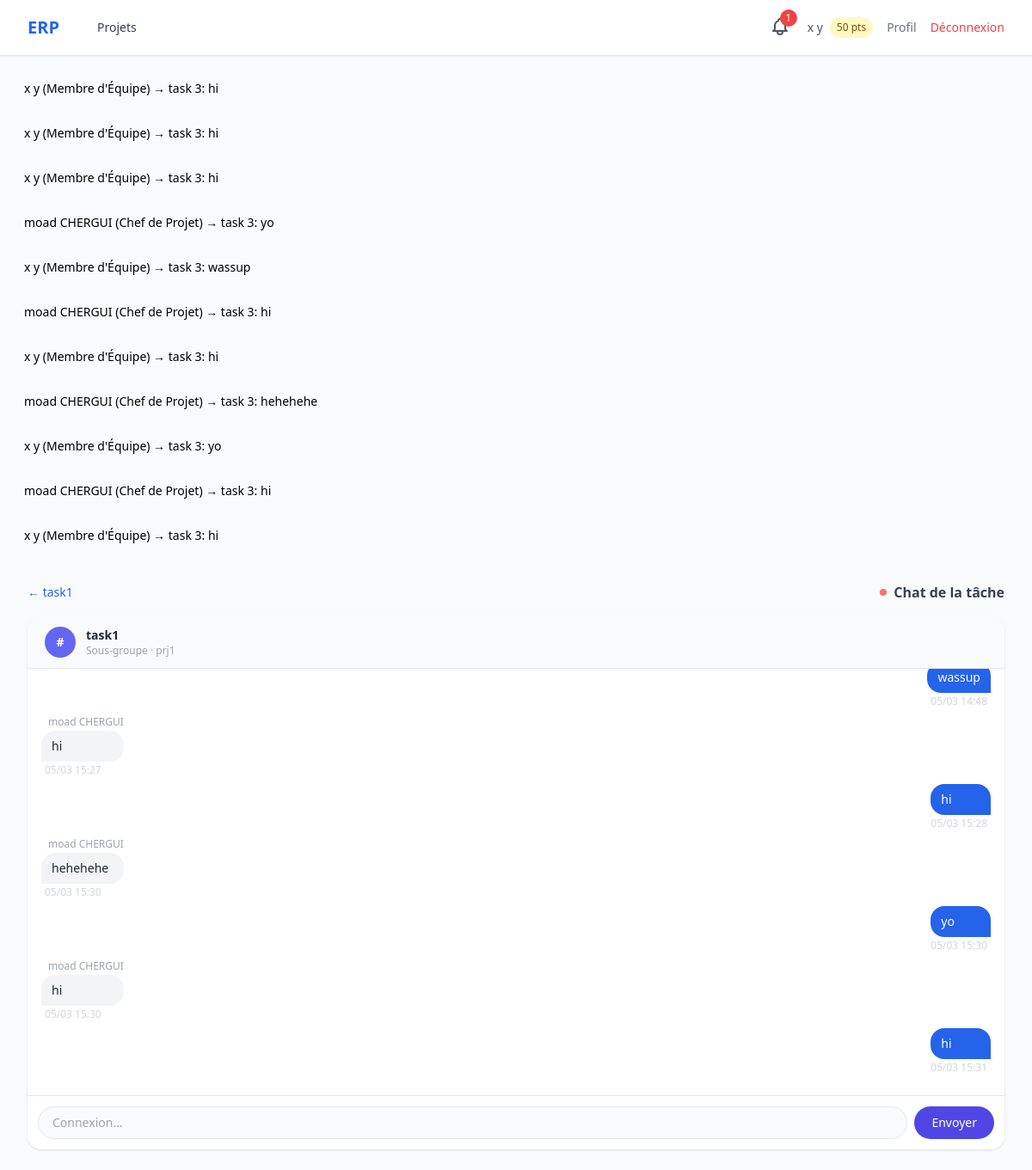
Page /messaging/task/3/ (signed in) on the committed database.
### accounts/models.py (models this page shows, shortened)
class User(AbstractUser):
    class Role(models.TextChoices):
        ADMIN = 'admin', 'Administrateur'
        HR_MANAGER = 'hr_manager', 'Responsable RH'
        PROJECT_MANAGER = 'project_manager', 'Chef de Projet'
        TEAM_MEMBER = 'team_member', "Membre d'Équipe"
    role = models.CharField(max_length=20, choices=Role.choices, default=Role.TEAM_MEMBER)
    skills = models.TextField(blank=True, help_text="Compétences séparées par des virgules")
    avatar = models.ImageField(upload_to='avatars/', blank=True, null=True)
    reward_points = models.IntegerField(default=0)
    department = models.ForeignKey(
        Department, on_delete=models.SET_NULL, null=True, blank=True,
        related_name='members', verbose_name="Département"
    )
    def __str__(self):
        return f"{self.get_full_name() or self.username} ({self.get_role_display()})"
    @property
    def is_hr(self):
        return self.role == self.Role.HR_MANAGER

### messaging/models.py (models this page shows)
class ChatMessage(models.Model):
    project = models.ForeignKey(
        'projects.Project', on_delete=models.CASCADE, related_name='chat_messages'
    )
    task = models.ForeignKey(
        'projects.Task', null=True, blank=True, on_delete=models.CASCADE, related_name='chat_messages'
    )
    author = models.ForeignKey(
        settings.AUTH_USER_MODEL, on_delete=models.CASCADE, related_name='chat_messages'
    )
    content = models.TextField()
    created_at = models.DateTimeField(auto_now_add=True)
    class Meta:
        ordering = ['created_at']
    def __str__(self):
        room = f"task {self.task_id}" if self.task_id else f"project {self.project_id}"
        return f"{self.author} → {room}: {self.content[:40]}"

### projects/models.py (models this page shows, shortened)
class Task(models.Model):
    class Priority(models.TextChoices):
        LOW = 'low', 'Basse'
        MEDIUM = 'medium', 'Moyenne'
        HIGH = 'high', 'Haute'
        URGENT = 'urgent', 'Urgente'
    class TimeSlot(models.TextChoices):
        MORNING = 'morning', 'Matin'
        AFTERNOON = 'afternoon', 'Après-midi'
    project = models.ForeignKey(Project, on_delete=models.CASCADE, related_name='tasks')
    title = models.CharField(max_length=200, verbose_name="Titre")
    description = models.TextField(blank=True, verbose_name="Description")
    status = models.CharField(max_length=50, default='todo', verbose_name="Statut")
    priority = models.CharField(max_length=10, choices=Priority.choices,
                                 default=Priority.MEDIUM)
    time_slot = models.CharField(max_length=10, choices=TimeSlot.choices,
                                  blank=True, verbose_name="Créneau")
    assigned_to = models.ManyToManyField(settings.AUTH_USER_MODEL, blank=True,
                                          related_name='assigned_tasks')
    deadline = models.DateField(null=True, blank=True, verbose_name="Échéance")
    points = models.IntegerField(default=10, verbose_name="Points de récompense")
    completed_at = models.DateTimeField(null=True, blank=True)
    created_at = models.DateTimeField(auto_now_add=True)
    updated_at = models.DateTimeField(auto_now=True)
    class Meta:
        ordering = ['-priority', 'deadline']
        verbose_name = "Tâche"

class Project(models.Model):
    name = models.CharField(max_length=200, verbose_name="Nom du projet")
    description = models.TextField(blank=True, verbose_name="Description")
    start_date = models.DateField(verbose_name="Date de début")
    end_date = models.DateField(verbose_name="Date de fin")
    manager = models.ForeignKey(settings.AUTH_USER_MODEL, on_delete=models.CASCADE,
                                 related_name='managed_projects')
    members = models.ManyToManyField(settings.AUTH_USER_MODEL, blank=True,
                                     related_name='projects')
    created_at = models.DateTimeField(auto_now_add=True)
    class Meta:
        ordering = ['-created_at']
        verbose_name = "Projet"

### messaging/views.py (the view)
# urls.py: path('task/<int:pk>/', views.task_chat, name='task_chat'),
@login_required
def task_chat(request, pk):
    task = get_object_or_404(Task, pk=pk)
    if not _can_access(request.user, task.project):
        return HttpResponseForbidden()
    msgs = list(task.chat_messages.select_related('author').order_by('-created_at')[:100])
    msgs.reverse()
    return render(request, 'messaging/task_chat.html', {
        'task': task, 'project': task.project, 'messages': msgs,
    })

### messaging/views.py (called while the page is built)
def _can_access(user, project):
    return (user.is_superuser or user.role == 'admin'
            or project.manager == user or user in project.members.all())

### notifications/context_processors.py (called while the page is built)
def unread_notifications_count(request):
    if request.user.is_authenticated:
        count = request.user.notifications.filter(is_read=False).count()
    else:
        count = 0
    return {'unread_notifications_count': count}

### templates/messaging/task_chat.html (shortened to what this page needs)
{% extends 'base.html' %}
{% block content %}
<div class="mb-4 flex items-center justify-between">
    <a href="{% url 'projects:task_detail' task.pk %}" class="text-blue-600 text-sm hover:underline">← {{ task.title }}</a>
    <div class="flex items-center gap-2">
        <span class="w-2 h-2 bg-green-400 rounded-full animate-pulse"></span>
        <h1 class="text-base font-semibold text-gray-700">Chat de la tâche</h1>
    </div>
</div>
<div class="bg-white rounded-2xl shadow flex flex-col" style="height: calc(100vh - 180px);">
    <div class="flex items-center gap-3 px-5 py-3 border-b bg-gray-50 rounded-t-2xl">
        <div class="w-9 h-9 bg-indigo-500 rounded-full flex items-center justify-center text-white font-bold text-sm flex-shrink-0">
            #
        </div>
        <div>
            <p class="font-semibold text-sm text-gray-800">{{ task.title }}</p>
            <p class="text-xs text-gray-400">Sous-groupe · {{ project.name }}</p>
        </div>
    </div>
    <div id="task-chat-messages" class="flex-1 overflow-y-auto p-4">
        {% include 'messaging/partials/messages.html' with messages=messages current_user=user %}
    </div>
    <div class="border-t p-3 bg-white rounded-b-2xl">
        <form id="task-chat-form" class="flex gap-2">
            <input type="text" name="content" id="task-msg-input" placeholder="Écrire un message…"
                   autocomplete="off"
                   class="flex-1 border border-gray-200 rounded-full px-4 py-2 text-sm focus:ring-2 focus:ring-indigo-500 focus:outline-none bg-gray-50">
            <button type="submit" id="task-msg-btn" class="bg-indigo-600 text-white px-5 py-2 rounded-full text-sm font-medium hover:bg-indigo-700 transition-colors flex-shrink-0">
                Envoyer
            </button>
        </form>
    </div>
</div>
{% endblock %}

### templates/base.html (shortened to what this page needs)
<!doctype html>
<html lang="fr" class="h-full bg-gray-50">
  <head>
    <script src="https://cdn.tailwindcss.com"></script>
  </head>
  <body class="h-full" hx-headers='{"X-CSRFToken": "{{ csrf_token }}"}'>
    <div class="min-h-full">
      <nav class="bg-white shadow-sm border-b">
        <div class="mx-auto max-w-7xl px-4 sm:px-6 lg:px-8">
          <div class="flex h-16 items-center justify-between">
            <div class="flex items-center space-x-8">
              <a
                href="{% url 'projects:dashboard' %}"
                class="text-xl font-bold text-blue-600"
                >ERP</a
              >
              {% if user.is_authenticated %}
              <div class="flex space-x-4">
                <a
                  href="{% url 'projects:dashboard' %}"
                  class="text-gray-700 hover:text-blue-600 px-3 py-2 text-sm font-medium"
                  >Projets</a
                >
              </div>
              {% endif %}
            </div>
            <div class="flex items-center space-x-4">
              {% if user.is_authenticated %}
              <div class="relative" id="notif-wrapper">
                <button
                  id="notif-btn"
                  onclick="toggleNotif(event)"
                  hx-get="{% url 'notifications:dropdown' %}"
                  hx-target="#notif-dropdown-panel"
                  hx-swap="innerHTML"
                  hx-trigger="click"
                  class="relative text-gray-600 hover:text-blue-600 p-1"
                >
                  {% if unread_notifications_count %}
                  <span id="notif-badge" class="absolute -top-1 -right-1 bg-red-500 text-white text-xs rounded-full w-5 h-5 flex items-center justify-center">{{ unread_notifications_count }}</span>
                  {% endif %}
                </button>
              </div>
              <div class="flex items-center space-x-2">
                <span class="text-sm text-gray-600"
                  >{{ user.get_full_name|default:user.username }}</span
                >
                <span
                  class="bg-yellow-100 text-yellow-800 text-xs px-2 py-1 rounded-full"
                  >{{ user.reward_points }} pts</span
                >
              </div>
              <a
                href="{% url 'accounts:profile' %}"
                class="text-sm text-gray-500 hover:text-blue-600"
                >Profil</a
              >
              <a
                href="{% url 'accounts:logout' %}"
                class="text-sm text-red-500 hover:text-red-700"
                >Déconnexion</a
              >
              {% else %}
              <a
                href="{% url 'accounts:login' %}"
                class="text-sm text-blue-600 hover:text-blue-800 font-medium"
                >Connexion</a
              >
              {% endif %}
            </div>
          </div>
        </div>
      </nav>
      {% if messages %}
      <div class="mx-auto max-w-7xl px-4 pt-4">
        {% for message in messages %}
        <div
          class="mb-2 p-3 rounded-lg text-sm   "
        >
          {{ message }}
        </div>
        {% endfor %}
      </div>
      {% endif %}
      <main class="mx-auto max-w-7xl px-4 sm:px-6 lg:px-8 py-6">
        {% block content %}{% endblock %}
      </main>
    </div>
  </body>
</html>

### templates/messaging/partials/messages.html (shortened to what this page needs)
{% for msg in messages %}
<div class="flex {% if msg.author == current_user %}justify-end{% else %}justify-start{% endif %} mb-2">
    <div class="max-w-xs lg:max-w-sm xl:max-w-md">
        {% if msg.author != current_user %}
        <p class="text-xs text-gray-400 mb-0.5 ml-2">{{ msg.author.get_full_name|default:msg.author.username }}</p>
        {% endif %}
        <div class="px-3 py-2 rounded-2xl text-sm break-words {% if msg.author == current_user %}bg-blue-600 text-white rounded-br-none{% else %}bg-gray-100 text-gray-800 rounded-bl-none{% endif %}">
            {{ msg.content }}
        </div>
        <p class="text-xs text-gray-300 mt-0.5 {% if msg.author == current_user %}text-right mr-1{% else %}ml-1{% endif %}">
            {{ msg.created_at|date:"d/m H:i" }}
        </p>
    </div>
</div>
{% endfor %}

### rows in the picture
User: get_full_name "x y", reward_points "50"
ChatMessage: task+author+content "x y (Membre d'Équipe) → task 3: hi"
ChatMessage: task+author+content "x y (Membre d'Équipe) → task 3: hi"
ChatMessage: task+author+content "x y (Membre d'Équipe) → task 3: hi"
ChatMessage: task+author+content "moad CHERGUI (Chef de Projet) → task 3: yo"
ChatMessage: task+author+content "x y (Membre d'Équipe) → task 3: wassup", content "wassup", created_at "05/03 14:48"
ChatMessage: task+author+content "moad CHERGUI (Chef de Projet) → task 3: hi", author.get_full_name "moad CHERGUI", content "hi", created_at "05/03 15:27"
ChatMessage: task+author+content "x y (Membre d'Équipe) → task 3: hi", content "hi", created_at "05/03 15:28"
ChatMessage: task+author+content "moad CHERGUI (Chef de Projet) → task 3: hehehehe", author.get_full_name "moad CHERGUI", content "hehehehe", created_at "05/03 15:30"
ChatMessage: task+author+content "x y (Membre d'Équipe) → task 3: yo", content "yo", created_at "05/03 15:30"
ChatMessage: task+author+content "moad CHERGUI (Chef de Projet) → task 3: hi", author.get_full_name "moad CHERGUI", content "hi", created_at "05/03 15:30"
ChatMessage: task+author+content "x y (Membre d'Équipe) → task 3: hi", content "hi", created_at "05/03 15:31"
Task: title "task1"
Project: name "prj1"

### other values in the picture
{{ unread_notifications_count }} "1"
